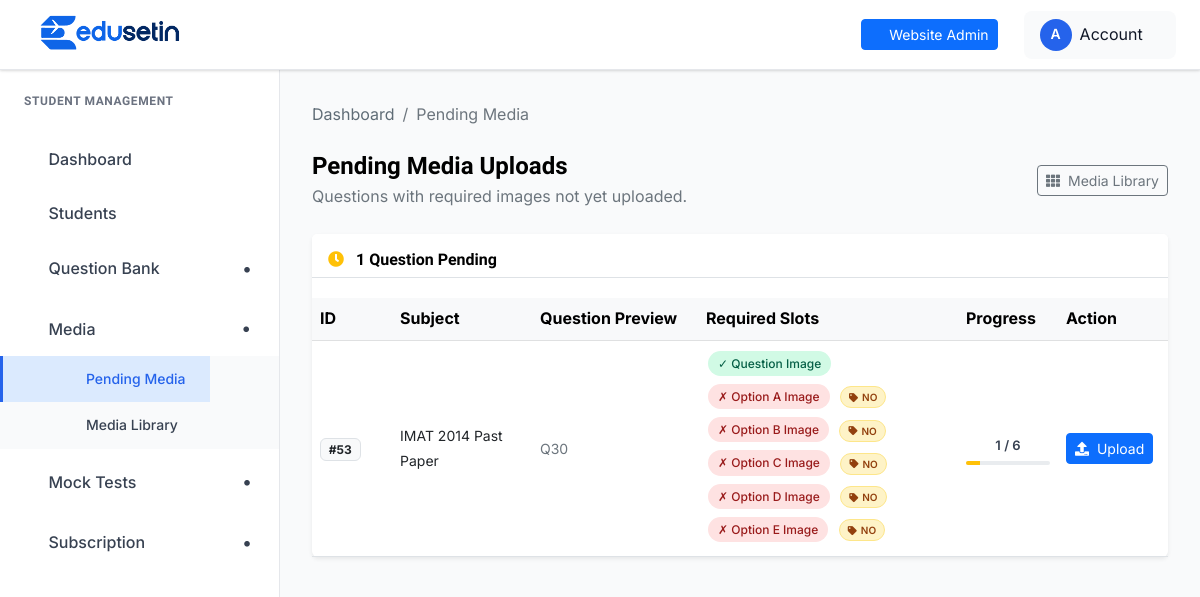
/student-management/media/pending/ (signed in), run on the app's committed database.
### student_management/models.py (models this page shows, shortened)
class Question(models.Model):
    ANSWER_CHOICES = [
        ('A', 'A'),
        ('B', 'B'),
        ('C', 'C'),
        ('D', 'D'),
        ('E', 'E'),
    ]
    SOURCE_CHOICES = [
        ('PYQ', 'PYQ'),
        ('EDUSETIN', 'EDUSETIN'),
        ('OTHER', 'OTHER'),
    ]
    subject = models.ForeignKey(Subject, on_delete=models.CASCADE, related_name='questions')
    submodule = models.ForeignKey(
        SubModule,
        on_delete=models.SET_NULL,
        related_name='questions',
        blank=True,
        null=True,
    )
    question_text = models.TextField()
    option_a = models.TextField()
    option_b = models.TextField()
    option_c = models.TextField()
    option_d = models.TextField()
    option_e = models.TextField(blank=True, null=True)
    correct_answer = models.CharField(max_length=1, choices=ANSWER_CHOICES)
    explanation = models.TextField(blank=True, null=True)
    source = models.CharField(max_length=20, choices=SOURCE_CHOICES, blank=True, null=True)
    year = models.PositiveIntegerField(blank=True, null=True)
    is_active = models.BooleanField(default=True)
    created_at = models.DateTimeField(auto_now_add=True)
    requires_question_image = models.BooleanField(default=False)
    requires_option_a_image = models.BooleanField(default=False)
    requires_option_b_image = models.BooleanField(default=False)
    requires_option_c_image = models.BooleanField(default=False)
    requires_option_d_image = models.BooleanField(default=False)
    requires_option_e_image = models.BooleanField(default=False)
    media_uploaded = models.BooleanField(default=False)
    class Meta:
        ordering = ['-created_at']

class Subject(models.Model):
    name = models.CharField(max_length=200, unique=True)
    description = models.TextField(blank=True, null=True)
    image = models.ImageField(upload_to='subjects/', blank=True, null=True)
    is_active = models.BooleanField(default=True)
    created_at = models.DateTimeField(auto_now_add=True)
    class Meta:
        ordering = ['-created_at']

class QuestionMedia(models.Model):
    MEDIA_TYPES = [
        ('QUESTION', 'Question'),
        ('OPTION_A', 'Option A'),
        ('OPTION_B', 'Option B'),
        ('OPTION_C', 'Option C'),
        ('OPTION_D', 'Option D'),
        ('OPTION_E', 'Option E'),
    ]
    question = models.ForeignKey(
        Question,
        on_delete=models.CASCADE,
        related_name='media_files'
    )
    media_type = models.CharField(max_length=20, choices=MEDIA_TYPES)
    image = models.ImageField(upload_to='question_media/', blank=True, default='')
    media_library = models.ForeignKey(
        MediaLibrary,
        null=True,
        blank=True,
        on_delete=models.SET_NULL,
        related_name='usages'
    )
    created_at = models.DateTimeField(auto_now_add=True)
    class Meta:
        unique_together = [('question', 'media_type')]
        ordering = ['media_type']

class PendingMediaReference(models.Model):
    MEDIA_TYPES = QuestionMedia.MEDIA_TYPES
    question = models.ForeignKey(
        Question,
        on_delete=models.CASCADE,
        related_name='pending_media_refs'
    )
    media_type = models.CharField(max_length=20, choices=MEDIA_TYPES)
    expected_media_name = models.CharField(max_length=255)
    created_at = models.DateTimeField(auto_now_add=True)
    class Meta:
        unique_together = [('question', 'media_type')]
        ordering = ['media_type']

### student_management/views.py (the view)
# urls.py: path('media/pending/', views.media_pending, name='media_pending'),
@admin_login_required
def media_pending(request):
    questions = Question.objects.select_related('subject').filter(
        Q(requires_question_image=True) |
        Q(requires_option_a_image=True) |
        Q(requires_option_b_image=True) |
        Q(requires_option_c_image=True) |
        Q(requires_option_d_image=True) |
        Q(requires_option_e_image=True),
        media_uploaded=False,
    ).prefetch_related('media_files', 'pending_media_refs').order_by('id')
    pending_data = []
    for question in questions:
        media_map = {m.media_type: m for m in question.media_files.all()}
        slots = _get_media_slot_status(question, media_map)
        required_slots = [s for s in slots if s['required']]
        uploaded_slots = [s for s in required_slots if s['uploaded']]
        pending_data.append({
            'question': question,
            'slots': required_slots,
            'required_count': len(required_slots),
            'uploaded_count': len(uploaded_slots),
        })
    return render(request, 'student_management/media_pending.html', {
        'pending_data': pending_data,
        'total_pending': len(pending_data),
    })

### student_management/views.py (called while the page is built)
def _get_media_slot_status(question, media_map):
    pending_refs = {
        ref.media_type: ref
        for ref in question.pending_media_refs.all()
    }
    slots = []
    for field, media_type in SLOT_MAP:
        required = getattr(question, field)
        uploaded = media_type in media_map
        slots.append({
            'field': field,
            'media_type': media_type,
            'label': SLOT_LABELS[media_type],
            'required': required,
            'uploaded': uploaded,
            'media': media_map.get(media_type),
            'pending_ref': pending_refs.get(media_type),
        })
    return slots

### templates/student_management/media_pending.html (shortened to what this page needs)
{% extends "student_management/base.html" %}
{% block content %}
<div class="dashboard__form__wraper">
    <nav aria-label="breadcrumb" class="mb-4">
        <ol class="breadcrumb">
            <li class="breadcrumb-item"><a href="{% url 'student_management:dashboard' %}">Dashboard</a></li>
            <li class="breadcrumb-item active" aria-current="page">Pending Media</li>
        </ol>
    </nav>
    <div class="d-flex justify-content-between align-items-center flex-wrap gap-3 mb-4">
        <div>
            <h4 class="mb-1">Pending Media Uploads</h4>
            <p class="text-muted mb-0">Questions with required images not yet uploaded.</p>
        </div>
        <a href="{% url 'student_management:media_library' %}" class="btn btn-outline-secondary btn-sm">
            <i class="fas fa-th me-1"></i> Media Library
        </a>
    </div>
    {% if not pending_data %}
    <div class="card shadow-sm border-0">
        <div class="card-body text-center py-5">
            <div class="mb-3" style="font-size:48px;">✅</div>
            <h5 class="fw-semibold text-success mb-2">All media uploads are complete!</h5>
            <p class="text-muted mb-4">There are no questions with pending media requirements.</p>
            <a href="{% url 'student_management:question_list' %}" class="btn btn-primary btn-sm">
                <i class="fas fa-list me-1"></i> View Question Bank
            </a>
        </div>
    </div>
    {% else %}
    <div class="card shadow-sm border-0">
        <div class="card-header bg-white border-bottom pt-3 pb-2 d-flex justify-content-between align-items-center">
            <h6 class="mb-0 fw-semibold">
                <i class="fas fa-clock text-warning me-2"></i>
                {{ total_pending }} Question{{ total_pending|pluralize }} Pending
            </h6>
        </div>
        <div class="table-responsive">
            <table class="table table-hover align-middle mb-0">
                <thead class="table-light">
                    <tr>
                        <th style="width:80px;">ID</th>
                        <th style="width:140px;">Subject</th>
                        <th>Question Preview</th>
                        <th style="width:260px;">Required Slots</th>
                        <th style="width:100px;">Progress</th>
                        <th style="width:110px;">Action</th>
                    </tr>
                </thead>
                <tbody>
                    {% for item in pending_data %}
                    <tr>
                        <td>
                            <span class="badge bg-light text-dark border">#{{ item.question.id }}</span>
                        </td>
                        <td>
                            <span class="fw-medium small">{{ item.question.subject.name }}</span>
                        </td>
                        <td>
                            <span class="small text-muted">{{ item.question.question_text|truncatechars:80 }}</span>
                        </td>
                        <td>
                            {% for slot in item.slots %}
                            <div class="mb-1">
                                <span class="slot-badge {% if slot.uploaded %}uploaded{% else %}missing{% endif %}">
                                    {% if slot.uploaded %}✓{% else %}✗{% endif %}
                                    {{ slot.label }}
                                </span>
                                {% if not slot.uploaded and slot.pending_ref %}
                                <span class="expected-name-pill" title="Expected media asset name from import">
                                    <i class="fas fa-tag" style="font-size:9px;"></i>
                                    {{ slot.pending_ref.expected_media_name }}
                                </span>
                                {% endif %}
                            </div>
                            {% endfor %}
                        </td>
                        <td class="text-center">
                            <span class="progress-fraction">{{ item.uploaded_count }} / {{ item.required_count }}</span>
                            <div class="progress mt-1" style="height:4px;border-radius:2px;">
                                {% if item.required_count > 0 %}
                                <div class="progress-bar {% if item.uploaded_count == item.required_count %}bg-success{% else %}bg-warning{% endif %}"
                                     style="width:{% widthratio item.uploaded_count item.required_count 100 %}%"></div>
                                {% endif %}
                            </div>
                        </td>
                        <td>
                            <a href="{% url 'student_management:media_upload' item.question.id %}"
                               class="btn btn-sm btn-primary">
                                <i class="fas fa-upload me-1"></i> Upload
                            </a>
                        </td>
                    </tr>
                    {% endfor %}
                </tbody>
            </table>
        </div>
    </div>
    {% endif %}
</div>
{% endblock %}

### templates/student_management/media_pending.html (style rules this page uses)
.slot-badge { display: inline-flex; align-items: center; gap: 5px; padding: 3px 10px; border-radius: 20px; font-size: 12px; font-weight: 500; margin: 2px; }
.slot-badge.uploaded { background: #d1fae5; color: #065f46; }
.slot-badge.missing { background: #fee2e2; color: #991b1b; }
.progress-fraction { font-size: 13px; font-weight: 600; color: #374151; }
.expected-name-pill { display: inline-flex; align-items: center; gap: 4px; font-size: 10px; padding: 2px 8px; border-radius: 12px; background: #fef3c7; color: #92400e; font-weight: 600; margin-left: 4px; border: 1px solid #fde68a; }

### data on the page
Question: question.id "53", question.subject.name "IMAT 2014 Past Paper", question.question_text "Q30", uploaded_count "1", required_count "6"
QuestionMedia: label "Question Image"
PendingMediaReference: label "Option A Image", pending_ref.expected_media_name "NO"
PendingMediaReference: label "Option B Image", pending_ref.expected_media_name "NO"
PendingMediaReference: label "Option C Image", pending_ref.expected_media_name "NO"
PendingMediaReference: label "Option D Image", pending_ref.expected_media_name "NO"
PendingMediaReference: label "Option E Image", pending_ref.expected_media_name "NO"

### other printed values
{{ total_pending }} "1"
